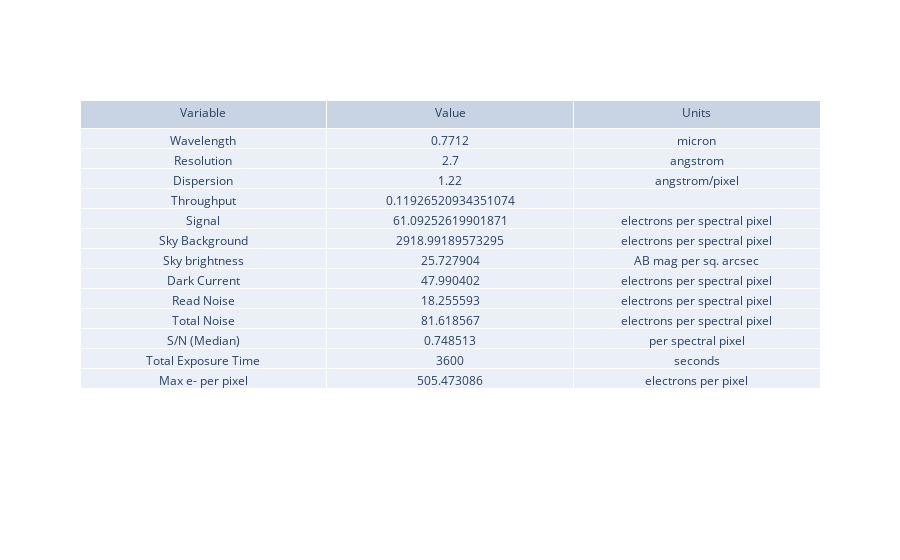

The notebook cell this image was saved under:
### Markdown cell above
## ETC: fliter, slitless - default userinput
- in the end we want to get this back, but just keeping this for now

### Code cell
#### RUN THE BIG BOI ETC AGAIN, SLITLESS + FILTER

slitless_filtered_etc_output = general_etc_serena(userinput, filtered=True, bandpass_filter=bk_filter_gauss_edited,slitless_mode=True)

fig = go.Figure(data=[go.Table(header=dict(values=['Variable', 'Value', 'Units']),
                 cells=dict(values=[
                     slitless_filtered_etc_output["summary_struct"]['quant'],
                     slitless_filtered_etc_output["summary_struct"]['value'],
                     slitless_filtered_etc_output["summary_struct"]['unit']]))
                     ])

fig.show()

### Figure 1 — Plotly figure (JSON) as saved in the notebook; plotly's stock layout.template omitted (floating-point values rounded to 4 significant figures)
{"data": [{"cells": {"values": [["Wavelength", "Resolution", "Dispersion", "Throughput", "Signal", "Sky Background", "Sky brightness", "Dark Current", "Read Noise", "Total Noise", "S/N (Median)", "Total Exposure Time", "Max e- per pixel"], [0.7712, 2.7, 1.22, 0.1193, 61.09, 2919.0, 25.73, 47.99, 18.26, 81.62, 0.7485, 3600, 505.5], ["micron", "angstrom", "angstrom/pixel", "", "electrons per spectral pixel", "electrons per spectral pixel", "AB mag per sq. arcsec", "electrons per spectral pixel", "electrons per spectral pixel", "electrons per spectral pixel", "per spectral pixel", "seconds", "electrons per pixel"]]}, "header": {"values": ["Variable", "Value", "Units"]}, "type": "table"}], "layout": {}}
